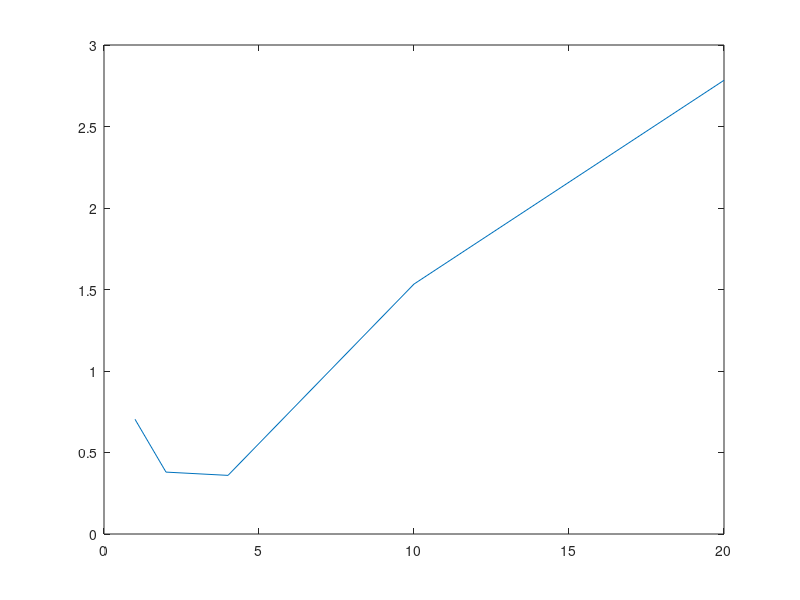

The MATLAB script that drew this image:
clear
clc
Pr = [1 2 4 10 20];
T = 450;
R = 0.08206;
a = 27/64*(R^2*405.5^2/111.3);
b = R*405.5/8/111.3;

for i=1:5
    P = Pr(i)*111.3;
    A = [P -(P*b+R*T) a -a*b];
    S = roots(A);
    Z(i) = P*S(1)/R/T;
end
plot(Pr,Z)